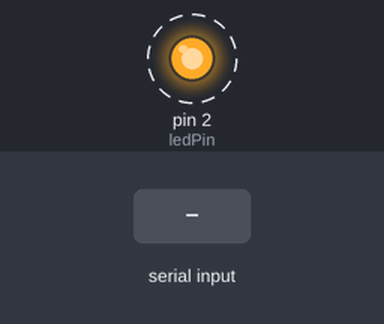
Bench run of a program on a simulated Arduino Uno, built with avr-gcc and run on an emulated ATmega328P. Shown: output pins drawn as LEDs (lit = HIGH). Dashed ring = blinking. The test bench sets the inputs (shaded band). What the program prints to the serial monitor is not drawn.

Above: at 1.2 s.
1.3 s: "u" received over Serial
3.4 s: "d" received over Serial
Timing chart, 0 to 11.3 s (numbered marks = the images above; inputs shaded):
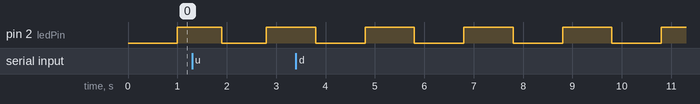

The program:

main.cpp
```cpp
#include <Arduino.h>

const int ledPin = 2;        // Pin donde está conectado el LED
unsigned long previousMillis = 0;
int blinkFrequency = 1000;    // Frecuencia inicial (1000ms)
bool ledState = false;

void setup() {
  Serial.begin(115200);
  pinMode(ledPin, OUTPUT);
  Serial.println("Programa iniciado...");
  Serial.println("Usa 'u' para aumentar la frecuencia y 'd' para disminuirla.");
}

void loop() {
  unsigned long currentMillis = millis();

  // Verifica si hay datos disponibles en el Monitor Serial
  if (Serial.available() > 0) {
    char receivedChar = Serial.read();

    // Simula el comportamiento del pulsador UP (aumentar frecuencia)
    if (receivedChar == 'u') {
      blinkFrequency = max(100, blinkFrequency - 100);  // Limita la frecuencia mínima a 100ms
      Serial.print("Frecuencia aumentada: ");
      Serial.print(blinkFrequency);
      Serial.println("ms");
    }

    // Simula el comportamiento del pulsador DOWN (disminuir frecuencia)
    if (receivedChar == 'd') {
      blinkFrequency = min(5000, blinkFrequency + 100);  // Limita la frecuencia máxima a 5000ms
      Serial.print("Frecuencia disminuida: ");
      Serial.print(blinkFrequency);
      Serial.println("ms");
    }
  }

  // Control del LED usando el temporizador
  if (currentMillis - previousMillis >= blinkFrequency) {
    previousMillis = currentMillis;

    // Cambia el estado del LED
    ledState = !ledState;
    digitalWrite(ledPin, ledState);
  }
}
```

Measured:
- by itself, pin 2 (ledPin): alternates HIGH for 1.0 s and LOW for 1.0 s
